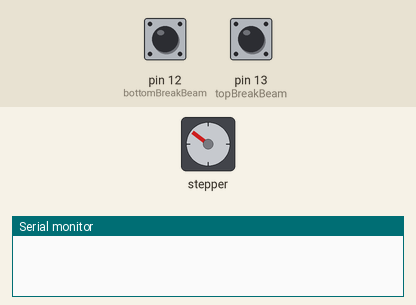
Simulated run of this sketch. Board: Arduino Uno, built with avr-gcc and run on an emulated ATmega328P. Shown: stepper motor, the last lines printed to the serial monitor. Inputs (shaded band) come from the test bench; at power-on: pin 13 (topBreakBeam) HIGH, pin 12 (bottomBreakBeam) HIGH. Stepper angles assume 200 steps per turn.

Above: at 1.2 s.
1.3 s: pin 13 (topBreakBeam) pulled LOW for 0.15 s
At 1.65 s:
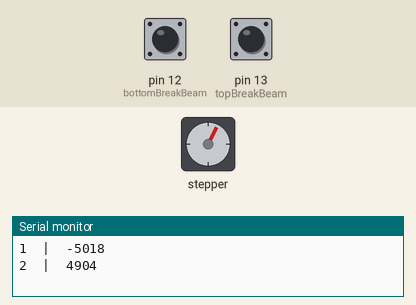
4.3 s: pin 13 (topBreakBeam) pulled LOW for 1 s
At 4.67 s:
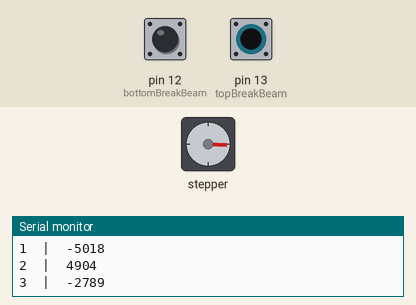
7.5 s: pin 12 (bottomBreakBeam) pulled LOW for 0.15 s
At 7.67 s:
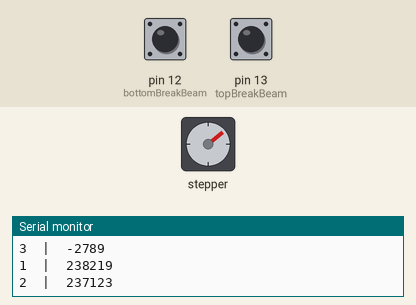
10.6 s: pin 12 (bottomBreakBeam) pulled LOW for 1 s
Timing chart, 0 to 14.6 s (numbered marks = the images above; inputs shaded):
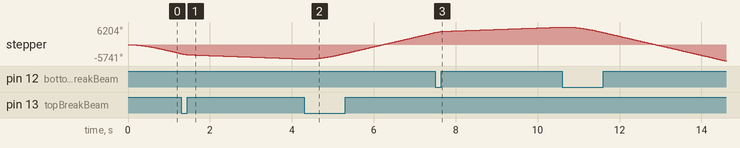

The sketch:

breakbeams_test_021120.ino
```cpp
// (licence header left out)
#include <TimerOne.h>       //include library for timers with interrupts

#include <AccelStepper.h>


// define pin numbers for stepper
#define stepPin 2        //right stepper motor step pin
#define dirPin 5         //right stepper motor direction pin
#define stepperEnable 8    //stepper enable pin on stepStick
#define stepperEnTrue false //variable for enabling stepper motor
#define stepperEnFalse true //variable for disabling stepper motor

#define bottomBreakBeam 12
#define topBreakBeam 13


// Stepper Library Default Speeds
#define speedD 4000          //default speed
#define accelD 2000          //default acceleration

#define timer_rate 5                   // sensor update calls per second
#define timer_int 1000000/timer_rate   // timer interrupt interval in microseconds

long count = 0;
boolean top = 1;
boolean bottom = 1;

int forward = -1;

byte State = 1;

byte drive = 1;
byte reverse = 2;
byte slow = 3;


// Stepper Setup
AccelStepper stepper(AccelStepper::DRIVER, stepPin, dirPin);    //create instance of right stepper motor object (2 driver pins, low to high transition step pin 52, direction input pin 53 (high means forward)

void setup()
{

  // put your setup code here, to run once:
  // Added to improve debugging capability
  Serial.begin(9600); // open the serial port at 9600 baud

  // Pin initialization
  pinMode(stepPin, OUTPUT);                     //sets pin as output
  pinMode(dirPin, OUTPUT);                      //sets pin as output
  pinMode(stepperEnable, OUTPUT);                 //sets pin as output
  pinMode(topBreakBeam, INPUT_PULLUP);
  pinMode(bottomBreakBeam, INPUT_PULLUP);
  digitalWrite(stepperEnable, stepperEnTrue);    //turns on the stepper motor

  stepper.setMaxSpeed(speedD);
  stepper.setAcceleration(accelD);

  // Change these to suit your stepper if you want
  stepper.moveTo(10000);

  //Timer Interrupt Set Up
//  Timer1.initialize(timer_int);                   // initialize timer1, and set a timer_int second period
//  Timer1.attachInterrupt(updateState);           // attaches updateIR() as a timer overflow interrupt

}

void loop()
{

//  top = digitalRead(topBreakBeam);
//  bottom = digitalRead(bottomBreakBeam);
//
//  while(top!=0 && bottom !=0){
//    runToBreakBeam();
//  }

  updateState();
}


void updateState() {

  top = digitalRead(topBreakBeam);
  bottom = digitalRead(bottomBreakBeam);

  //Serial.print("BreakBeams");
  //Serial.print(top);
  //Serial.print("  |  ");
  //Serial.print(bottom);
  //Serial.println();


//runToBreakBeam();

  if (State == drive) {
    if (forward == 1) {
      if (bottom == 0) {

        //stepper.stop();

        Serial.print(State);
        Serial.print("  |  ");
        Serial.println(count);

        forward = forward * (-1);
        State = reverse;

        stepper.setMaxSpeed(2000);
        stepper.setAcceleration(2000);
      }
    } else if (forward == -1) {
        if (top == 0) {

          //stepper.stop();

          Serial.print(State);
          Serial.print("  |  ");
          Serial.println(count);

          forward = forward * (-1);
          State = reverse;

          stepper.setMaxSpeed(2000);
          stepper.setAcceleration(2000);
        }
      }
  } else if (State == reverse) {
    if (top == 1 && bottom == 1) {

     // stepper.stop();


      Serial.print(State);
      Serial.print("  |  ");
      Serial.println(count);

      forward = forward * (-1);
      State = slow;

      stepper.setMaxSpeed(300);
      stepper.setAcceleration(500);
    }

  } else if (State == slow) {
    if (forward == 1) {
      if (bottom == 0) {

        //stepper.stop();

        Serial.print(State);
        Serial.print("  |  ");
        Serial.println(count);

        count = 0;
        forward = forward * (-1);
        State = drive;

        stepper.setMaxSpeed(speedD);
        stepper.setAcceleration(accelD);
      }

    } else if (forward == -1) {
      if (top == 0) {

        //stepper.stop();


        Serial.print(State);
        Serial.print("  |  ");
        Serial.println(count);

        count = 0;
        forward = forward * (-1);
        State = drive;

        stepper.setMaxSpeed(speedD);
        stepper.setAcceleration(accelD);
      }
    }


  } else {
//    Serial.println("error");
//      runToBreakBeam();
  }
  runToBreakBeam();
}


void runToBreakBeam () {

  if (!stepper.run());
  stepper.move(10000 * forward);
  count = count + forward;

}
```
